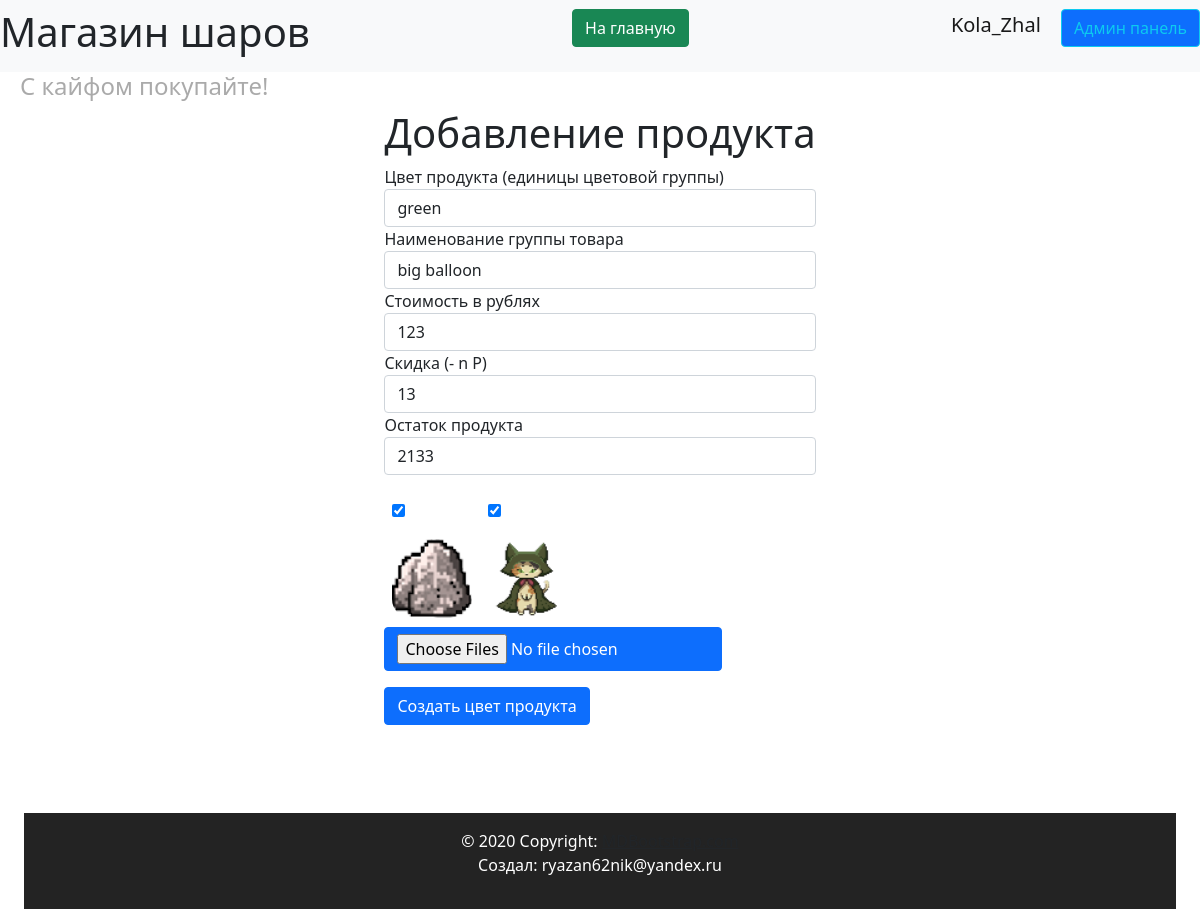
The page /admin/edit-product/1/ (signed in) on the database as committed earlier.
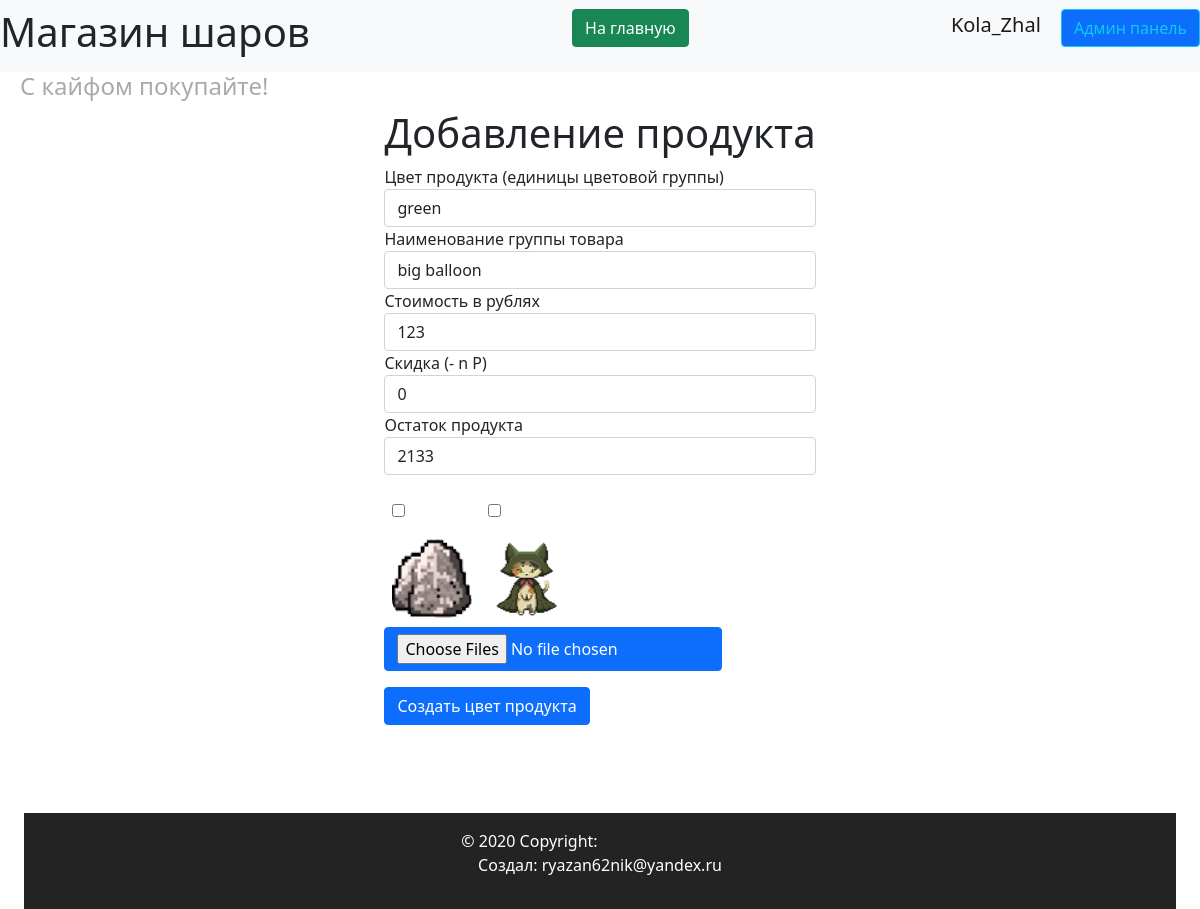
The same page on the database as committed later.
### data/products.py (models this page shows, shortened)
class Products(SqlAlchemyBase, SerializerMixin):
    __tablename__ = 'products'
    id = sqlalchemy.Column(sqlalchemy.Integer,
                           primary_key=True, autoincrement=True)
    color = sqlalchemy.Column(sqlalchemy.String, nullable=True)
    sale = sqlalchemy.Column(sqlalchemy.Integer, nullable=True)
    cost = sqlalchemy.Column(sqlalchemy.Integer)
    remains = sqlalchemy.Column(sqlalchemy.Integer, nullable=True)
    img = sqlalchemy.Column(sqlalchemy.String, default='0_0_0_none.jpg')
    product_group_id = sqlalchemy.Column(sqlalchemy.Integer, sqlalchemy.ForeignKey("product_group.id"))
    product_group = orm.relationship('ProductGroup')

### server.py (the view, shortened to what this page needs)
@app.route('/admin/edit-product/<int:product_id>/', defaults={'sender': -1}, methods=['GET', 'POST'])
@app.route('/admin/edit-product/<int:product_id>/<int:sender>', methods=['GET', 'POST'])
@login_required
def edit_product(product_id, sender):
    mypath = "./static/img/products"
    onlyfiles = [f for f in listdir(mypath) if isfile(join(mypath, f))]
    all_imgs = list(
        filter(lambda x: (x.endswith(".jpg") or x.endswith(".png")) and x.split('_')[0] == str(product_id), onlyfiles))
    max_img_number = 0
    if len(all_imgs):
        max_img_number = max(all_imgs, key=lambda z: int(z.split('_')[1]))
        max_img_number = int(max_img_number.split('_')[1]) + 1
    db_sess = db_session.create_session()
    groups = db_sess.query(ProductGroup).all()
    groups_data = []
    for group in groups:
        groups_data.append(tuple([group.id, group.title]))
    product = db_sess.query(Products).filter(Products.id == product_id).first()
    if not product:
        abort(404)
    if product.img:
        product.img.split(', ')
    choises = []
    if product.img:
        for elem in product.img:
            choises.append((elem, elem))
    form = ProductForm(imgs_data=all_imgs, product_groups=groups_data, must_upload=False,
                       product_group=product.product_group_id)
    if request.method == "GET":
        form.color.data = product.color
        form.product_group.data = product.product_group_id
        form.sale.data = product.sale
        form.cost.data = product.cost
        form.imgs.data = product.img
        form.remains.data = product.remains
    db_sess = db_session.create_session()
    product = db_sess.query(Products).filter(Products.id == product_id).first()
    data = {'change': '1', 'img': product.img}
    return render_template('pages/add_product.html',
                           title='Редактирование товара',
                           form=form, data=data
                           )

### forms/products.py
class ProductForm(FlaskForm):
    color = StringField('Цвет продукта (единицы цветовой группы)', validators=[DataRequired()])
    product_group = SelectField('Наименование группы товара',coerce=int , choices=[(-1, 'Если необходимо создайте новую группу')]
                                )
    cost = StringField("Стоимость в рублях", validators=[DataRequired()])
    sale = StringField('Скидка (- n Р)', validators=[DataRequired()], default='0')
    remains = StringField('Остаток продукта', validators=[DataRequired()])
    imgs = MultiCheckboxField('Изображение', choices=[(-1, 'Нет изображений')])
    img = MultipleFileField(validators=[])
    submit = SubmitField('Создать цвет продукта')
    def __init__(self, *args, product_groups=[], imgs_data=[], must_upload=True, **kwargs):
        super().__init__(*args, **kwargs)
        self.product_group.choices.extend(product_groups)
        self.imgs.choices = imgs_data
        if not must_upload:
            self.img.validators = []

### data/db_session.py (called while the page is built)
def create_session() -> Session:
    global __factory
    return __factory()

### templates/pages/add_product.html (shortened to what this page needs)
{% extends "base.html" %}
{% block content %}
<h1>Добавление продукта</h1>
<form action="" method="post" enctype="multipart/form-data">
    {% for field in form if field.name not in ['csrf_token', 'submit', 'img', 'imgs'] %}
    <div>
        {{ field.label() }}
        {{ field(class="form-control")}}
    </div>
    {% endfor %}
    <br>
    {%if data['change'] == '1'%}
    <div>
        <div class="admin-img-grid">
            {% for subfield in form.imgs %}
                <div style="margin: 0 1vh 1vh 1vh;">{{ subfield() }}<br>
                <img class="admin-img-delete"
                        src="/static/img/products/{{subfield.label.text}}"
                        alt="{{subfield.label.text}}">
            </div>
            {% endfor %}
        </div>
    </div>
    {%endif%}
    {{ form.img(class="btn btn-primary mb-3")}}
    <br>
    <p>{{ form.submit(type="submit", class="btn btn-primary") }}</p>
</form>
{% endblock %}

Rows that differ between the two databases and show on the page:
changed Products "green": sale "13" → "0"
Other text that changed with them:
form field imgs: "☑" → "☐"
